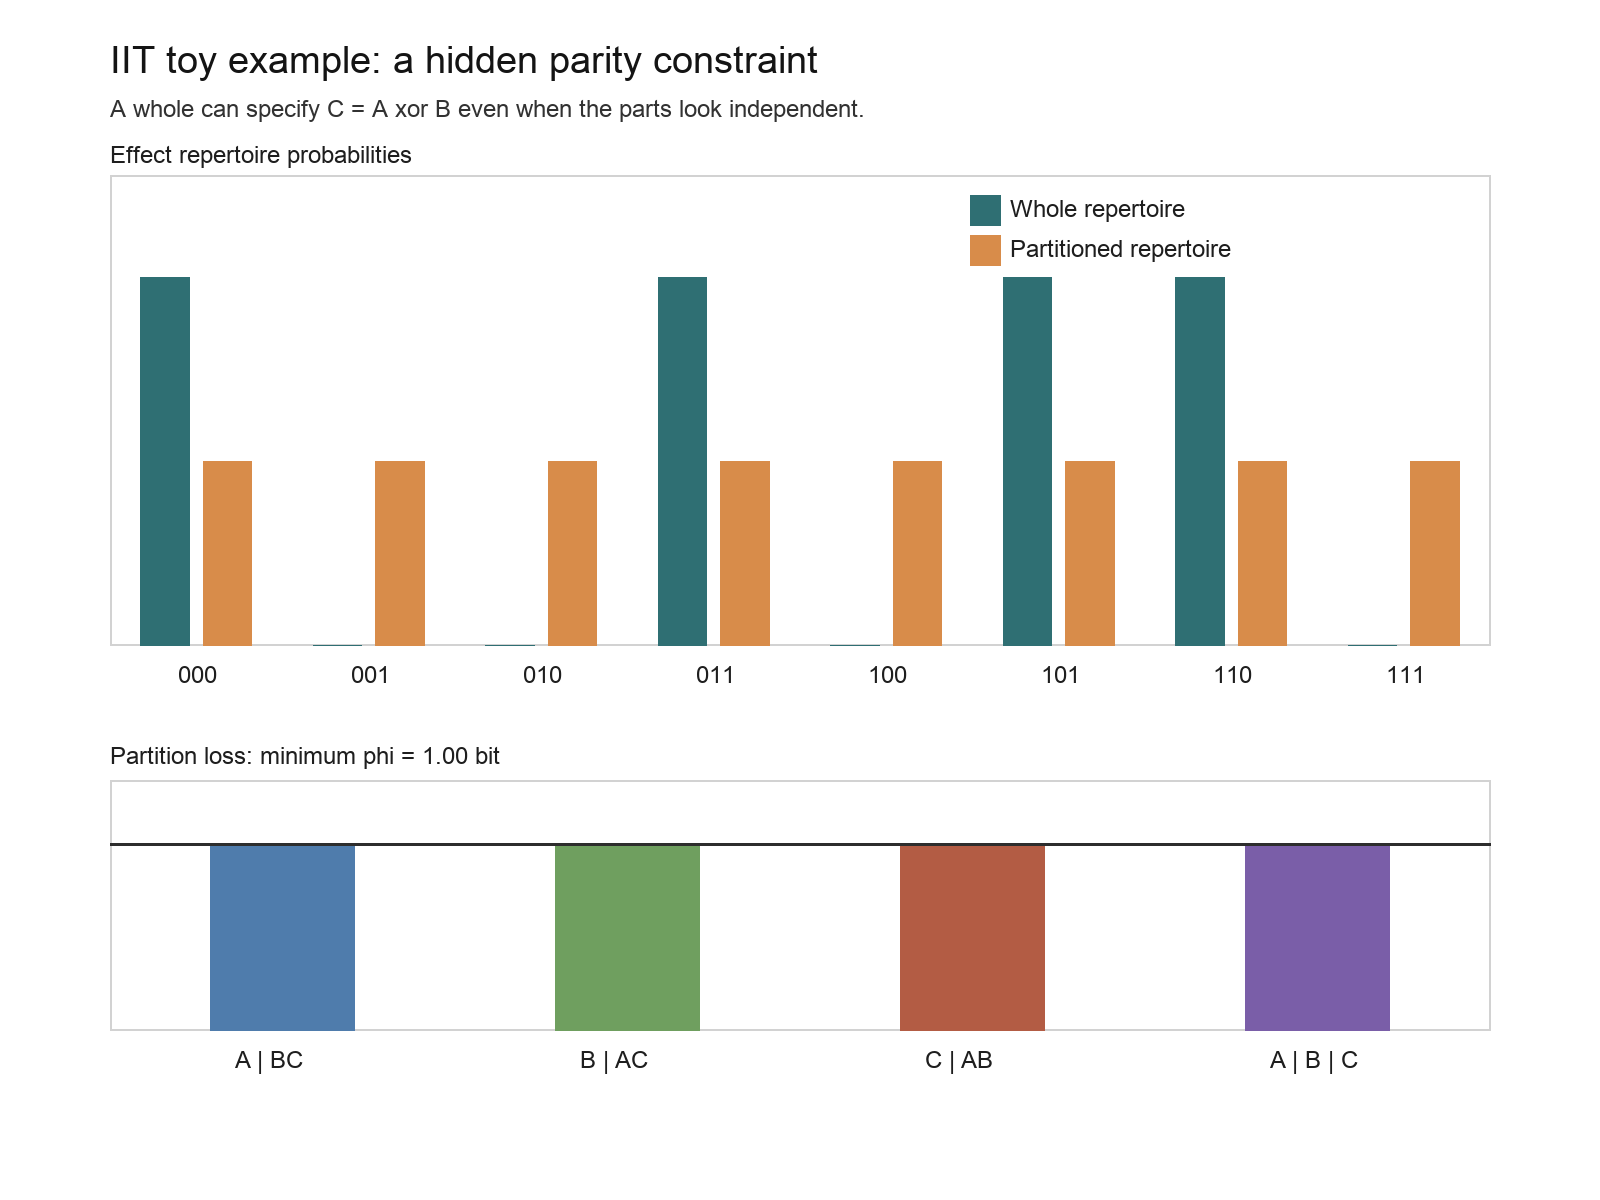

This chart was generated by the following Python code:
#!/usr/bin/env python3
"""Visualize a small Integrated Information Theory toy example.

This example is intentionally different from the lecture-note examples:
three binary units form a parity relation in the next state.  Every single
unit still looks like a fair coin, but the whole system rules out half of the
possible future states.
"""

from __future__ import annotations

from itertools import product
from math import log2
from pathlib import Path


STATES = list(product([0, 1], repeat=3))
STATE_LABELS = ["".join(map(str, state)) for state in STATES]


def kl_divergence_bits(p: list[float], q: list[float]) -> float:
    """Return D_KL(p || q) in bits, safely ignoring zero-probability p terms."""
    return sum(p_i * log2(p_i / q_i) for p_i, q_i in zip(p, q) if p_i > 0)


def parity_locked_effect_repertoire() -> list[float]:
    """Distribution where the future state must satisfy C = A xor B."""
    p = [0.0 for _ in STATES]
    allowed = []
    for index, (a_next, b_next, c_next) in enumerate(STATES):
        if c_next == (a_next ^ b_next):
            allowed.append(index)
    for index in allowed:
        p[index] = 1.0 / len(allowed)
    return p


def marginal_distribution(p: list[float], unit_indices: tuple[int, ...]) -> dict[tuple[int, ...], float]:
    """Marginalize a distribution over the selected unit indices."""
    marginal: dict[tuple[int, ...], float] = {}
    for state, probability in zip(STATES, p):
        key = tuple(state[i] for i in unit_indices)
        marginal[key] = marginal.get(key, 0.0) + float(probability)
    return marginal


def partitioned_repertoire(
    p: list[float], partition: tuple[tuple[int, ...], ...]
) -> list[float]:
    """Build the product distribution obtained after cutting a partition."""
    marginals = [marginal_distribution(p, part) for part in partition]
    q = [1.0 for _ in STATES]
    for state_index, state in enumerate(STATES):
        for part, marginal in zip(partition, marginals):
            key = tuple(state[i] for i in part)
            q[state_index] *= marginal[key]
    return q


def analyze_example() -> tuple[list[float], list[float], dict[str, float], float]:
    whole = parity_locked_effect_repertoire()
    uniform = [1.0 / len(STATES) for _ in STATES]

    partitions = {
        "A | BC": ((0,), (1, 2)),
        "B | AC": ((1,), (0, 2)),
        "C | AB": ((2,), (0, 1)),
        "A | B | C": ((0,), (1,), (2,)),
    }
    partitioned = {name: partitioned_repertoire(whole, part) for name, part in partitions.items()}
    phi_values = {
        name: kl_divergence_bits(whole, q)
        for name, q in partitioned.items()
    }
    phi_mip = min(phi_values.values())
    return whole, uniform, phi_values, phi_mip


def make_matplotlib_plot(output_path: Path) -> None:
    import matplotlib.pyplot as plt

    whole, uniform, phi_values, phi_mip = analyze_example()

    x = list(range(len(STATES)))
    width = 0.36

    fig, (ax_dist, ax_phi) = plt.subplots(
        2,
        1,
        figsize=(10, 8),
        gridspec_kw={"height_ratios": [2.2, 1.0]},
        constrained_layout=True,
    )

    ax_dist.bar(
        [value - width / 2 for value in x],
        whole,
        width,
        label="Whole repertoire: C = A xor B",
        color="#2f6f73",
    )
    ax_dist.bar(
        [value + width / 2 for value in x],
        uniform,
        width,
        label="After a cut: independent-looking repertoire",
        color="#d88c4a",
        alpha=0.82,
    )
    ax_dist.set_title("IIT toy example: a hidden parity constraint")
    ax_dist.set_ylabel("Probability")
    ax_dist.set_xticks(x)
    ax_dist.set_xticklabels(STATE_LABELS)
    ax_dist.set_ylim(0, 0.32)
    ax_dist.legend(loc="upper right")
    ax_dist.grid(axis="y", alpha=0.25)

    names = list(phi_values.keys())
    values = [phi_values[name] for name in names]
    colors = ["#4f7cac", "#6f9f5f", "#b35c44", "#7a5ea8"]
    ax_phi.bar(names, values, color=colors)
    ax_phi.axhline(phi_mip, color="#333333", linewidth=1.2, linestyle="--")
    ax_phi.text(
        0.02,
        phi_mip + 0.04,
        f"minimum information partition: phi = {phi_mip:.2f} bit",
        transform=ax_phi.get_yaxis_transform(),
        ha="left",
        va="bottom",
        fontsize=10,
    )
    ax_phi.set_ylabel("D_KL(whole || cut) [bits]")
    ax_phi.set_ylim(0, max(values) + 0.35)
    ax_phi.grid(axis="y", alpha=0.25)

    fig.suptitle(
        "A whole can specify a relation that none of its parts specify alone",
        fontsize=14,
        fontweight="bold",
    )
    fig.savefig(output_path, dpi=180)
    plt.show()


def make_pillow_plot(output_path: Path) -> None:
    from PIL import Image, ImageDraw, ImageFont

    whole, uniform, phi_values, phi_mip = analyze_example()

    width, height = 1600, 1200
    margin = 110
    img = Image.new("RGB", (width, height), "white")
    draw = ImageDraw.Draw(img)
    title_font = ImageFont.truetype("Arial.ttf", 38) if Path("/System/Library/Fonts/Supplemental/Arial.ttf").exists() else ImageFont.load_default()
    font = ImageFont.truetype("Arial.ttf", 24) if Path("/System/Library/Fonts/Supplemental/Arial.ttf").exists() else ImageFont.load_default()

    draw.text((margin, 38), "IIT toy example: a hidden parity constraint", fill=(20, 20, 20), font=title_font)
    draw.text((margin, 95), "A whole can specify C = A xor B even when the parts look independent.", fill=(50, 50, 50), font=font)

    chart_left, chart_top = margin, 175
    chart_width, chart_height = width - 2 * margin, 470
    draw.rectangle((chart_left, chart_top, chart_left + chart_width, chart_top + chart_height), outline=(210, 210, 210), width=2)
    max_prob = 0.32
    group_width = chart_width / len(STATES)
    bar_width = group_width * 0.28
    for i, label in enumerate(STATE_LABELS):
        base_x = chart_left + i * group_width + group_width / 2
        for offset, value, color in [
            (-bar_width * 0.65, whole[i], (47, 111, 115)),
            (bar_width * 0.65, uniform[i], (216, 140, 74)),
        ]:
            bar_h = chart_height * value / max_prob
            x0 = base_x + offset - bar_width / 2
            y0 = chart_top + chart_height - bar_h
            x1 = base_x + offset + bar_width / 2
            y1 = chart_top + chart_height
            draw.rectangle((x0, y0, x1, y1), fill=color)
        draw.text((base_x - 18, chart_top + chart_height + 16), label, fill=(30, 30, 30), font=font)
    draw.text((chart_left, chart_top - 34), "Effect repertoire probabilities", fill=(30, 30, 30), font=font)
    draw.rectangle((chart_left + chart_width - 520, chart_top + 20, chart_left + chart_width - 490, chart_top + 50), fill=(47, 111, 115))
    draw.text((chart_left + chart_width - 480, chart_top + 20), "Whole repertoire", fill=(30, 30, 30), font=font)
    draw.rectangle((chart_left + chart_width - 520, chart_top + 60, chart_left + chart_width - 490, chart_top + 90), fill=(216, 140, 74))
    draw.text((chart_left + chart_width - 480, chart_top + 60), "Partitioned repertoire", fill=(30, 30, 30), font=font)

    phi_left, phi_top = margin, 780
    phi_width, phi_height = width - 2 * margin, 250
    draw.rectangle((phi_left, phi_top, phi_left + phi_width, phi_top + phi_height), outline=(210, 210, 210), width=2)
    names = list(phi_values.keys())
    values = [phi_values[name] for name in names]
    max_phi = max(values) + 0.35
    colors = [(79, 124, 172), (111, 159, 95), (179, 92, 68), (122, 94, 168)]
    group_width = phi_width / len(names)
    bar_width = group_width * 0.42
    for i, (name, value) in enumerate(zip(names, values)):
        base_x = phi_left + i * group_width + group_width / 2
        bar_h = phi_height * value / max_phi
        draw.rectangle(
            (
                base_x - bar_width / 2,
                phi_top + phi_height - bar_h,
                base_x + bar_width / 2,
                phi_top + phi_height,
            ),
            fill=colors[i],
        )
        draw.text((base_x - 48, phi_top + phi_height + 16), name, fill=(30, 30, 30), font=font)
    y_phi = phi_top + phi_height - phi_height * phi_mip / max_phi
    draw.line((phi_left, y_phi, phi_left + phi_width, y_phi), fill=(45, 45, 45), width=3)
    draw.text((phi_left, phi_top - 38), f"Partition loss: minimum phi = {phi_mip:.2f} bit", fill=(30, 30, 30), font=font)

    img.save(output_path)


def make_plot(output_path: Path) -> None:
    try:
        make_matplotlib_plot(output_path)
    except ModuleNotFoundError as error:
        if error.name != "matplotlib":
            raise
        print("matplotlib is not installed; using the Pillow fallback renderer.")
        make_pillow_plot(output_path)

    _, _, _, phi_mip = analyze_example()
    print(f"Saved plot to {output_path}")
    print(f"Integrated information for this simplified example: phi = {phi_mip:.2f} bit")


def main() -> None:
    output_path = Path(__file__).with_name("iit_parity_example.png")
    make_plot(output_path)


if __name__ == "__main__":
    main()
